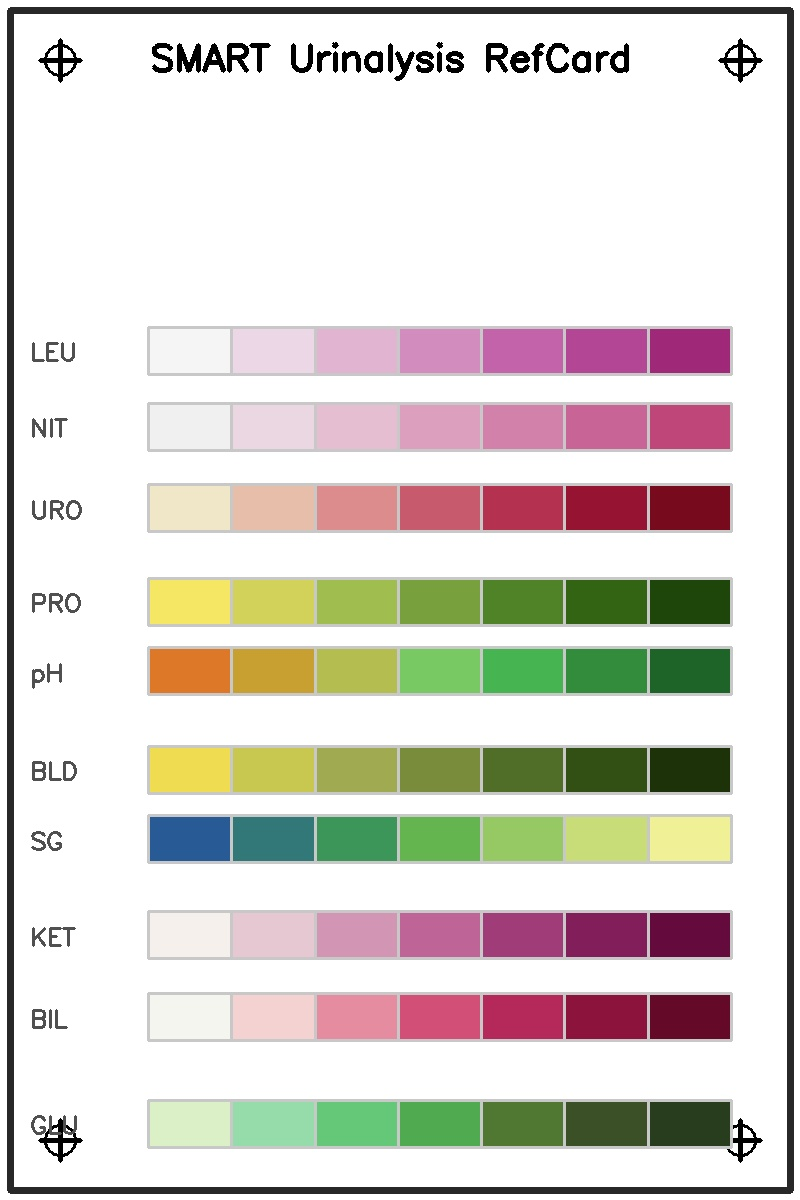
#> input picture SMARTurinalysis-main/backend/referenceimages/RefCard.jpg, 800 x 1200 px; its folder holds only this picture in this run
$ python -i field_extraction.py   (imports and definitions only)
#> lines starting #> are read from the running program, lines starting #| are printed output that depends on the picture
#> further down, picture is the input picture: shape (1200, 800, 3); mean B, G, R 207.5, 213.8, 218.8
import os
import json
try:
    import tkinter
    from tkinter import messagebox
except ImportError:
    tkinter = None
    messagebox = None

import cv2
import numpy as np
from scipy.interpolate import interp1d
from scipy.optimize import minimize

from helper import edge_detector as edt
from numpyencoder import NumpyEncoder


# [143 lines left out: functions separate_reffields, separate_testfields, not called in this run]


def separate_testfields_old(img_stick):
    """
    Separates the 10 testfields of the Urine Stick into single image parts

    Input:
         img_stick: image of the detected urine stick
    Output:
        testfields: List with the separated image parts, starting with glucose, ending with leucocytes
     """

    # Calculate x coordinates of testfields
    # try:
    height, width, _ = img_stick.shape
#> height = 1200; width = 800
    try:
        x_coord = find_testfields(img_stick, 50)
    except:
        print("Optimizer not working")
        return 0

    n = 1

    try:
        while (x_coord[-1]-x_coord[0] < 0.5*width):
            x_coord = find_testfields(img_stick, 50+5*n)
            n += 1
            if n == 15:
                break
    except:
        print("An error during minimizing occurred")

    # Define the width of the testfields
    field_width = width*0.05
    testfields = []

    # Separate testfields
    for i in range(0, 10):
        left_boundary = x_coord[i]
        right_boundary = x_coord[i] + field_width
        field = img_stick[:, int(left_boundary):int(right_boundary)]
        testfields.append(field)
    return testfields


def slice_stick(image):
    """
    This function slices the image of the urine stick into 100 slices

    Input:
        image: image of the detected urine stick
    Output:
        testfields: List with the separated image slices
    """
    row, col, _ = image.shape
#> row = 1200; col = 800

    # Start position of the Urine Stick
    start_pos = 0

    # Slice the Urine Stick, only the middle 30%
    length_pos = 1
    slices = []
    for i in range(0, 100):
        slices.append(
            image[int(row*0.2):int(row*0.8), int((i/100)*col):int(((i+length_pos)/100)*col)])
#> after the loop, slices = 100 items
    return slices


def find_testfields(img_stick, start_value):
    """
    DEPRECATED: Finds the positions of the testfields of the urine stick

    Input:
        img_stick: Stick image
        start_value: start point for the analysis of the hue hist

    Output:
        x_pos: x-positions of the found test fields

    """
    stick_sliced = slice_stick(img_stick)
#> stick_sliced = 100 items
    hue_values = []
    ctr = 0

    x = np.arange(0, 180, 1)
    y = np.arange(0, len(stick_sliced), 1)
#> y = 100 values from 0 to 99
    X, Y = np.meshgrid(x, y)
    Z = X * 0
    Z2 = X * 0
    Z3 = X * 0
    maxvals = [y, []]

    # Iterate through every slice
    for segment in stick_sliced:
        # Convert Color froom BGR to HSV
        img_hsv = cv2.cvtColor(segment, cv2.COLOR_BGR2HSV)

        # Calculate the Histogram of the Hue values
        hist = cv2.calcHist([img_hsv], [0], None, [180], [0, 256])

        hue_values.append(hist.argmax())

        Z[ctr, :] = hist[:, 0]
        hist = cv2.calcHist([img_hsv], [1], None, [180], [0, 256])
        Z2[ctr, :] = hist[:, 0]
        maxvals[1].append(max(hist[25:, 0]))
        hist = cv2.calcHist([img_hsv], [2], None, [180], [0, 256])
        Z3[ctr, :] = hist[:, 0]
        # Plot histogram
        # ax.plot(range(0, 180), hist, np.multiply(np.ones(180), ctr), color='r')
        ctr += 1
#> this loop made 100 passes
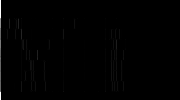
#> Z: shape (100, 180) int64; min 0, max 5760, mean 32; drawn with min black and max white
#> after the loop, ctr = 100; hue_values = 100 values from 0 to 0

    maxvals[1] = np.array(maxvals[1])
    maxvals[0] = np.append(maxvals[0], 1000)
    maxvals[1] = np.append(maxvals[1], 0)

    # find good start values
    tmp = np.max(Z2[:, start_value:], 1)
#> tmp = 100 values, max 369 at index 58, min 0 at index 0, mean 212.8
    loc_max = np.max(tmp[0:35])
#> loc_max = 335
    cntr = 0
    while loc_max == 0:
        loc_max = np.max(tmp[0:35+cntr])
        cntr += 1
#> this loop made 0 passes
#> after the loop, cntr = 0
    idx = np.where(tmp == loc_max)
#> idx = ([30],)
    idx = np.min(idx)
#> idx = 30
    x0 = [float(idx), 6.1111*float(idx)/30]
#> x0 = [30, 6.11]

    x1 = scipy.optimize.minimize(fun_min, x0, args=maxvals,
                                 method='Nelder-Mead', options={'gtol': 1e-6, 'disp': True})
    f = interp1d(maxvals[0], maxvals[1])

    # Found postions of testfields in percent
    x_pos = np.linspace(x1.x[0], min(x1.x[0]+x1.x[1]*9, 99), 10)

    # print("Found positions in percent: {}".format(x_pos))

    ynew = f(x_pos)
    # [4 lines of commented-out code are left out]

    row, col, _ = img_stick.shape

    x_pos = x_pos * (col/100)
    ynew = x_pos*0 + row*0.5
    fig1 = plt.figure()
    plt.imshow(img_stick)
    plt.plot(x_pos, ynew, 'bo')
    plt.title("Stick with found positions")

    # [26 lines of commented-out code are left out]

    plt.show()
    return x_pos


# [9 lines left out: function fun_min, not called in this run]

>>> import cv2
>>> picture = cv2.imread('../backend/referenceimages/RefCard.jpg')
>>> result = separate_testfields_old(picture)
#> result = 0
